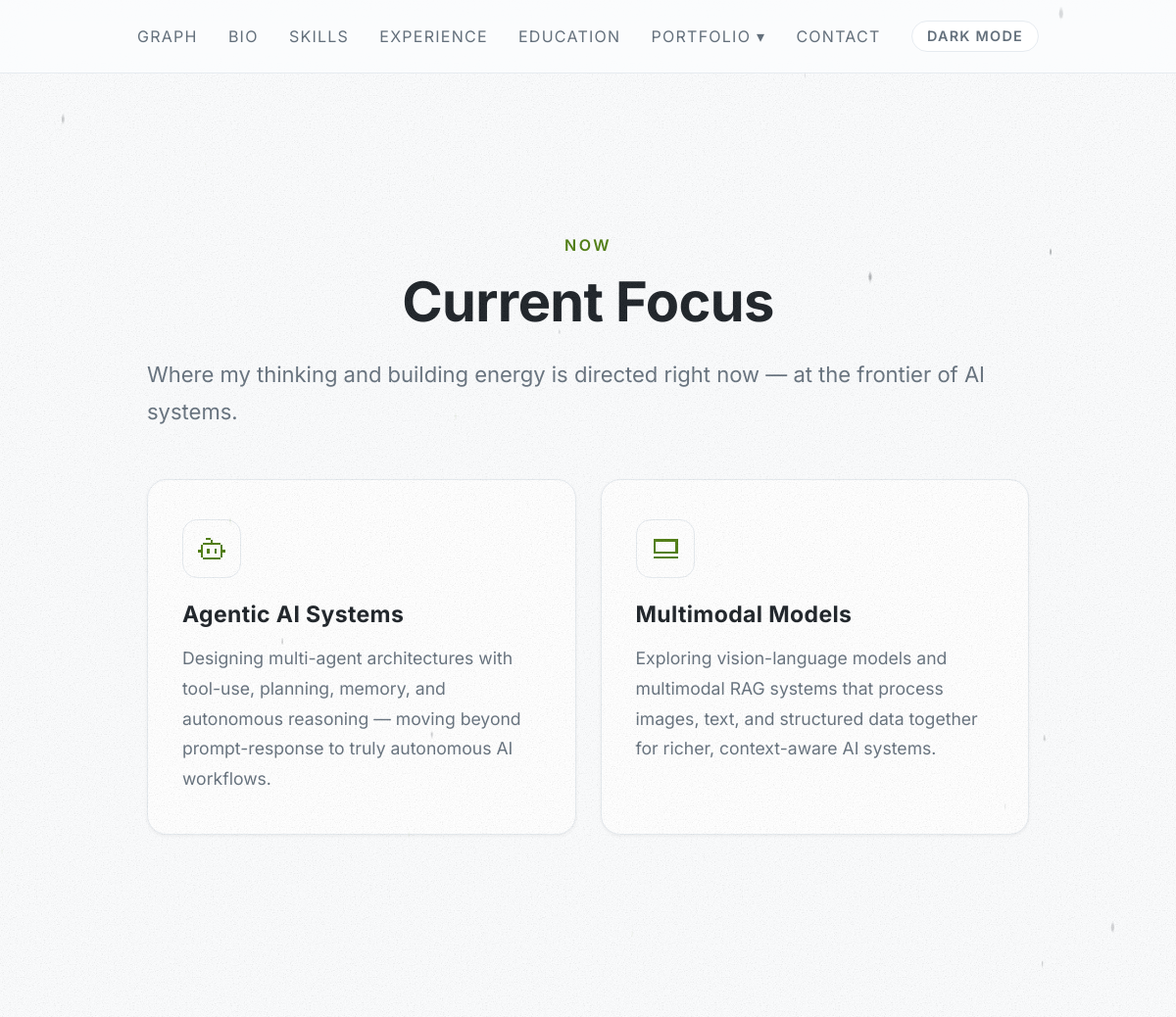
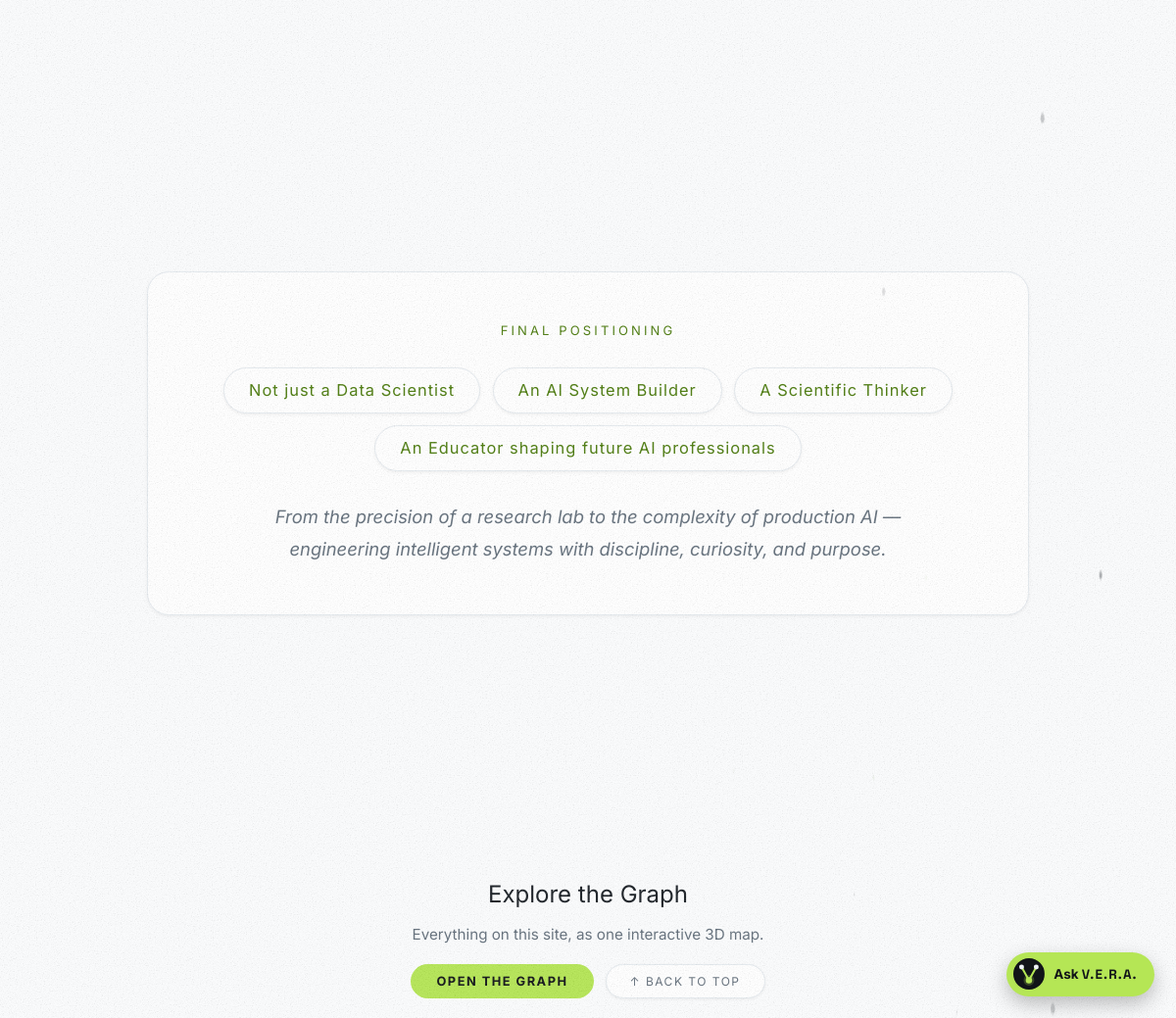
The page /summary/ on the database its author committed (2 pictures, top to bottom).
### portfolio/models.py (models this page shows, shortened)
class NavigationItem(models.Model):
    profile = models.ForeignKey(UserProfile, on_delete=models.CASCADE, related_name='navigation_items')
    label = models.CharField(max_length=100)
    url = models.CharField(max_length=255, blank=True, default="")
    active_id = models.CharField(max_length=50, blank=True, default="")
    dropdown = models.BooleanField(default=False)
    parent = models.ForeignKey('self', on_delete=models.CASCADE, null=True, blank=True, related_name='children')
    order = models.IntegerField(default=0)
    class Meta:
        ordering = ['order', 'id']

class FocusPage(models.Model):
    profile = models.OneToOneField(UserProfile, on_delete=models.CASCADE, related_name='focus_page')
    page_label = models.CharField(max_length=100, default="Now")
    page_title = models.CharField(max_length=255, default="Current Focus")
    page_sub = models.TextField(blank=True, default="")
    positioning_tagline = models.TextField(blank=True, default="")

class FocusCard(models.Model):
    focus_page = models.ForeignKey(FocusPage, on_delete=models.CASCADE, related_name='cards')
    icon = icon_field("target")
    title = models.CharField(max_length=100)
    description = models.TextField()
    order = models.IntegerField(default=0)
    class Meta:
        ordering = ['order', 'id']

class FocusPositioningEntry(models.Model):
    focus_page = models.ForeignKey(FocusPage, on_delete=models.CASCADE, related_name='positioning_entries')
    text = models.CharField(max_length=255)
    order = models.IntegerField(default=0)
    class Meta:
        ordering = ['order', 'id']

### portfolio/views.py (the view)
# urls.py: path('summary/', views.summary_view, name='summary'),
def summary_view(request):
    focus_context = {}
    try:
        page = FocusPage.objects.first()
        if page:
            cards = [{'icon': c.icon, 'title': c.title, 'description': c.description} for c in page.cards.all()]
            entries = [e.text for e in page.positioning_entries.all()]
            focus_context = {
                'page_label': page.page_label,
                'page_title': page.page_title,
                'page_sub': page.page_sub,
                'cards': cards,
                'positioning': {
                    'entries': entries,
                    'tagline': page.positioning_tagline
                }
            }
    except Exception:
        pass
    context = {
        'focus': focus_context,
        'graph_data': get_graph_data()
    }
    return render(request, 'pages/summary.html', context)

### portfolio/graph.py (called while the page is built)
def _clean(text):
    return _LEADING_SYMBOLS.sub("", (text or "").strip()).strip()

def _label(text, limit=MAX_LABEL):
    text = " ".join(_clean(text).split())
    return text if len(text) <= limit else text[:limit - 1].rstrip(" ,;:-–") + "…"

def _node(node_id, name, description="", navigate_to="", children=None, node_type="leaf"):
    node = {"id": node_id, "name": name, "type": node_type}
    if navigate_to:
        node["navigateTo"] = navigate_to
    description = " ".join(_TAGS.sub(" ", description or "").split())
    if description:
        node["description"] = description
    if children:
        node["children"] = children
    return node

def _section(node_id, name, page, description, children):
    return _node(node_id, name, description, page, children, node_type="category")

### portfolio/icons.py (called while the page is built)
def icon_name(value):
    value = (value or "").strip()
    if value in ICONS:
        return value
    value = _EMOJI_MODIFIERS.sub("", value)
    return EMOJI_TO_ICON.get(value, FALLBACK)

def render_icon(value, css_class=""):
    name = icon_name(value)
    classes = f"ico ico-{name} {css_class}".strip()
    return format_html(
        '<svg class="{}" viewBox="0 0 24 24" fill="currentColor" shape-rendering="crispEdges" '
        'aria-hidden="true" focusable="false">{}</svg>',
        classes, mark_safe(ICONS[name]),
    )

### portfolio/templatetags/portfolio_extras.py (called while the page is built)
@register.filter
def tojson(value):
    try:
        return mark_safe(json.dumps(value))
    except Exception:
        return mark_safe("[]")

@register.filter
def is_dropdown_active(dropdown_item, active_page):
    if not dropdown_item or not active_page:
        return False
    children = []
    if hasattr(dropdown_item, 'children'):
        children = dropdown_item.children.all()
    elif isinstance(dropdown_item, dict) and 'children' in dropdown_item:
        children = dropdown_item['children']
    for child in children:
        child_id = ""
        if isinstance(child, dict):
            child_id = child.get('id', '')
        elif hasattr(child, 'active_id'):
            child_id = child.active_id
        if child_id == active_page:
            return True
    return False

@register.simple_tag
def asset(path):
    from django.conf import settings
    from django.contrib.staticfiles import finders
    from django.templatetags.static import static
    url = static(path)
    if settings.DEBUG:
        found = finders.find(path)
        if found:
            import os
            url += f"?v={int(os.path.getmtime(found))}"
    return url

### templates/pages/summary.html (shortened to what this page needs)
{% extends 'base.html' %}
{% load portfolio_extras %}
{% block content %}
    <div class="page-label">{{ focus.page_label }}</div>
    <h1 class="page-title">{{ focus.page_title }}</h1>
    <p class="page-sub">{{ focus.page_sub }}</p>
    <div class="focus-grid">
        {% for card in focus.cards %}
        <div class="focus-card">
            <div class="focus-icon icon-box">{{ card.icon|icon }}</div>
            <div class="focus-title">{{ card.title }}</div>
            <div class="focus-desc">{{ card.description }}</div>
        </div>
        {% endfor %}
    </div>
    <div class="positioning">
        <div class="positioning-label">Final Positioning</div>
        <div class="positioning-items">
            {% for item in focus.positioning.entries %}
            <span class="pos-item">{{ item }}</span>
            {% endfor %}
        </div>
        <div class="positioning-tag">{{ focus.positioning.tagline | safe }}</div>
    </div>
{% endblock %}
{% block after_content %}
    {% include 'components/graph_section.html' %}
{% endblock %}

### templates/components/navbar.html (shortened to what this page needs)
{% load portfolio_extras %}
<nav class="top-nav">
  <div class="d-none d-md-flex w-100 justify-content-center align-items-center nav-desktop">
    {% for item in config.navigation %}
      {% if item.dropdown %}
        <div class="dropdown">
          <button class="dropbtn nav-link{% if item|is_dropdown_active:active_page %} active{% endif %}">
            {{ item.label }} &#9662;
          </button>
        </div>
      {% else %}
        <a href="{{ item.url }}" class="nav-link{% if active_page == item.id %} active{% endif %}">{{ item.label }}</a>
      {% endif %}
    {% endfor %}
    <button type="button" class="theme-toggle" data-theme-toggle aria-label="Switch theme">Light mode</button>
  </div>
</nav>

### static/css/theme.css (style rules this page uses)
:root, :root[data-theme="dark"] { color-scheme: dark; --bg: #111418; --surface: #1A1F25; --border: #2B323B; --text: #EEF2F6; --muted: #95A0AC; --primary: #B5E655; --accent: #7DD3FC; --primary-bg: #B5E655; --on-primary: #111418; --graph-bg: #0A0C0F; --card-shadow: none; --glow: #B5E655; }
@media (prefers-color-scheme: light) { :root:not([data-theme]) { color-scheme: light; --bg: #FBFCFD; --surface: #FFFFFF; --border: #E6EBF0; --text: #1A1F25; --muted: #64707C; --primary: #4D7C0F; --accent: #0369A1; --graph-bg: #1A1F25; --card-shadow: 0 1px 3px rgba(17, 20, 24, .06); --glow: transparent; } }
body { background: var(--bg); color: var(--text); --bs-body-bg: var(--bg); --bs-body-color: var(--text); --bs-border-color: var(--border); --bs-link-color-rgb: initial; }
a { color: var(--primary); }
:root { --site-zoom: 1; }
@media (min-width: 1024px) { :root { --site-zoom: 1.25; } }
:root { --chat-zoom: var(--site-zoom); }
@media (min-width: 1024px) { :root { --chat-zoom: calc(var(--site-zoom) * .75); } }
.top-nav, .content, .landing-container, .theme-toggle.floating, .graph-explore-bar, .graph-skip, #instructions, .graph-tip { zoom: var(--site-zoom); }
body::after { content: ""; position: fixed; inset: 0; z-index: 9998; pointer-events: none; background-size: 180px 180px; opacity: var(--grain-opacity); }
:root, :root[data-theme="dark"] { --grain-opacity: .05; }
@media (prefers-color-scheme: light) { :root:not([data-theme]) { --grain-opacity: .06; } }
.theme-toggle { display: inline-flex; align-items: center; gap: 6px; padding: 6px 12px; border-radius: 999px; border: 1px solid var(--border); background: var(--surface); color: var(--muted); font: 600 0.72rem/1 'Inter', sans-serif; letter-spacing: 1px; text-transform: uppercase; cursor: pointer; transition: color .2s, border-color .2s; }

### static/css/graph_bg.css (style rules this page uses)
@media (prefers-color-scheme: light) { :root:not([data-theme]) { --graph-bg-opacity: 0.9; } }

### rows shown on the page
NavigationItem: label "GRAPH"
NavigationItem: label "BIO"
NavigationItem: label "SKILLS"
NavigationItem: label "EXPERIENCE"
NavigationItem: label "EDUCATION"
NavigationItem: label "PORTFOLIO"
NavigationItem: label "CONTACT"
FocusPage: page_label "NOW", page_title "Current Focus", page_sub "Where my thinking and building energy is directed right now — at the frontier of AI systems.", positioning.tagline "From the precision of a research lab to the complexity of production AI — engineering intelligent systems with discipline, curiosity, and purpose."
FocusCard: title "Agentic AI Systems", description "Designing multi-agent architectures with tool-use, planning, memory, and autonomous reasoning — moving beyond prompt-response to truly autonomous AI workflows."
FocusCard: title "Multimodal Models", description "Exploring vision-language models and multimodal RAG systems that process images, text, and structured data together for richer, context-aware AI systems."
FocusPositioningEntry: entries "Not just a Data Scientist"
FocusPositioningEntry: entries "An AI System Builder"
FocusPositioningEntry: entries "A Scientific Thinker"
FocusPositioningEntry: entries "An Educator shaping future AI professionals"
